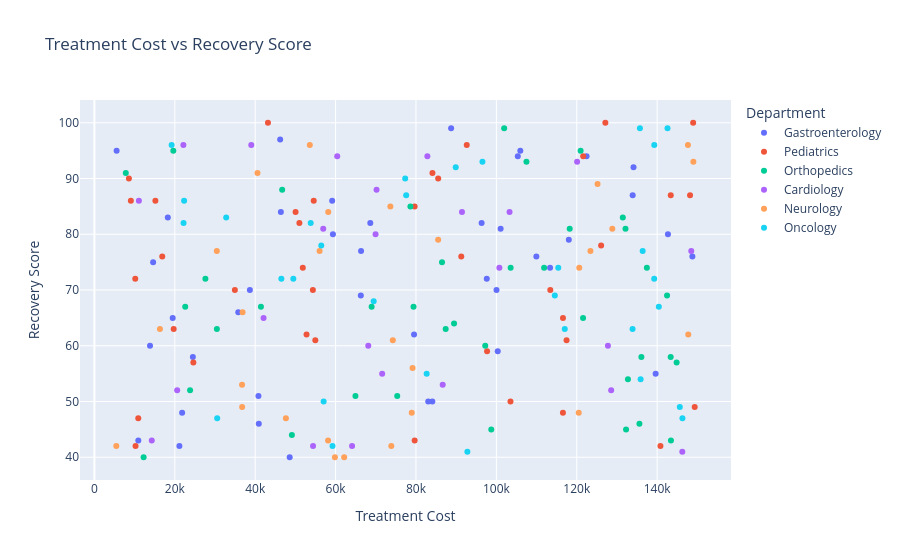

The cell this chart's notebook holds for it:
### Code cell
fig = px.scatter(
    hospital_df,
    x="Treatment Cost",
    y="Recovery Score",
    color="Department",
    hover_data=["Treatment Type", "Doctor Name"],
    title="Treatment Cost vs Recovery Score"
)
fig.show()

### Figure 1 — Plotly figure (JSON) as saved in the notebook; plotly's stock layout.template omitted (floating-point values rounded to 4 significant figures)
{"data": [{"customdata": [["Therapy", "Dr. L. Khan"], ["Observation", "Dr. L. Khan"], ["Observation", "Dr. L. Khan"], ["Surgery", "Dr. A. Sharma"], ["Surgery", "Dr. A. Sharma"], ["Surgery", "Dr. R. Singh"], ["Medication", "Dr. M. Patel"], ["Medication", "Dr. R. Singh"], ["Therapy", "Dr. A. Sharma"], ["Therapy", "Dr. L. Khan"], ["Observation", "Dr. L. Khan"], ["Observation", "Dr. L. Khan"], ["Observation", "Dr. M. Patel"], ["Surgery", "Dr. L. Khan"], ["Therapy", "Dr. T. Mehta"], ["Medication", "Dr. R. Singh"], ["Medication", "Dr. R. Singh"], ["Medication", "Dr. T. Mehta"], ["Surgery", "Dr. R. Singh"], ["Therapy", "Dr. M. Patel"], ["Observation", "Dr. T. Mehta"], ["Medication", "Dr. M. Patel"], ["Surgery", "Dr. R. Singh"], ["Surgery", "Dr. R. Singh"], ["Observation", "Dr. R. Singh"], ["Observation", "Dr. A. Sharma"], ["Observation", "Dr. T. Mehta"], ["Medication", "Dr. T. Mehta"], ["Observation", "Dr. A. Sharma"], ["Observation", "Dr. M. Patel"], ["Medication", "Dr. R. Singh"], ["Medication", "Dr. A. Sharma"], ["Medication", "Dr. A. Sharma"], ["Surgery", "Dr. R. Singh"], ["Medication", "Dr. L. Khan"], ["Surgery", "Dr. L. Khan"], ["Therapy", "Dr. A. Sharma"], ["Surgery", "Dr. M. Patel"], ["Medication", "Dr. R. Singh"], ["Surgery", "Dr. M. Patel"], ["Medication", "Dr. M. Patel"]], "hovertemplate": "Department=Gastroenterology<br>Treatment Cost=%{x}<br>Recovery Score=%{y}<br>Treatment Type=%{customdata[0]}<br>Doctor Name=%{customdata[1]}<extra></extra>", "legendgroup": "Gastroenterology", "marker": {"color": "#636efa", "symbol": "circle"}, "mode": "markers", "name": "Gastroenterology", "orientation": "v", "showlegend": true, "type": "scatter", "x": [68630.0, 79520.0, 59150.0, 59340.0, 38680.0, 35790.0, 101100.0, 48580.0, 100000.0, 105300.0, 21830.0, 46380.0, 122400.0, 66280.0, 66340.0, 113400.0, 24490.0, 142700.0, 139600.0, 134100.0, 88740.0, 10920.0, 97610.0, 106000.0, 118000.0, 100300.0, 21140.0, 148800.0, 46210.0, 133900.0, 109900.0, 40890.0, 5522.0, 14610.0, 84070.0, 83050.0, 96330.0, 18260.0, 19480.0, 13840.0, 40810.0], "xaxis": "x", "y": [82, 62, 86, 80, 70, 66, 81, 40, 70, 94, 48, 84, 94, 69, 77, 74, 58, 80, 55, 92, 99, 43, 72, 95, 79, 59, 42, 76, 97, 87, 76, 46, 95, 75, 50, 50, 82, 83, 65, 60, 51], "yaxis": "y"}, {"customdata": [["Medication", "Dr. M. Patel"], ["Therapy", "Dr. L. Khan"], ["Therapy", "Dr. L. Khan"], ["Medication", "Dr. T. Mehta"], ["Observation", "Dr. M. Patel"], ["Surgery", "Dr. T. Mehta"], ["Therapy", "Dr. A. Sharma"], ["Medication", "Dr. L. Khan"], ["Therapy", "Dr. M. Patel"], ["Therapy", "Dr. M. Patel"], ["Surgery", "Dr. T. Mehta"], ["Observation", "Dr. T. Mehta"], ["Observation", "Dr. T. Mehta"], ["Surgery", "Dr. L. Khan"], ["Therapy", "Dr. L. Khan"], ["Observation", "Dr. M. Patel"], ["Medication", "Dr. M. Patel"], ["Medication", "Dr. M. Patel"], ["Surgery", "Dr. L. Khan"], ["Therapy", "Dr. M. Patel"], ["Therapy", "Dr. L. Khan"], ["Observation", "Dr. A. Sharma"], ["Medication", "Dr. M. Patel"], ["Medication", "Dr. T. Mehta"], ["Observation", "Dr. A. Sharma"], ["Surgery", "Dr. T. Mehta"], ["Surgery", "Dr. R. Singh"], ["Observation", "Dr. M. Patel"], ["Surgery", "Dr. R. Singh"], ["Therapy", "Dr. R. Singh"], ["Observation", "Dr. T. Mehta"], ["Therapy", "Dr. A. Sharma"], ["Surgery", "Dr. R. Singh"], ["Surgery", "Dr. R. Singh"], ["Therapy", "Dr. A. Sharma"], ["Observation", "Dr. T. Mehta"], ["Observation", "Dr. T. Mehta"], ["Medication", "Dr. R. Singh"]], "hovertemplate": "Department=Pediatrics<br>Treatment Cost=%{x}<br>Recovery Score=%{y}<br>Treatment Type=%{customdata[0]}<br>Doctor Name=%{customdata[1]}<extra></extra>", "legendgroup": "Pediatrics", "marker": {"color": "#EF553B", "symbol": "circle"}, "mode": "markers", "name": "Pediatrics", "orientation": "v", "showlegend": true, "type": "scatter", "x": [10230.0, 10160.0, 103500.0, 116600.0, 148200.0, 43170.0, 51840.0, 54350.0, 143400.0, 50050.0, 9067.0, 113400.0, 149300.0, 84100.0, 127100.0, 79670.0, 19720.0, 16870.0, 8579.0, 54560.0, 85520.0, 97690.0, 34940.0, 117500.0, 91270.0, 50990.0, 149000.0, 79670.0, 121600.0, 15170.0, 116600.0, 140800.0, 10910.0, 126100.0, 24610.0, 52770.0, 54960.0, 92630.0], "xaxis": "x", "y": [42, 72, 50, 48, 87, 100, 74, 70, 87, 84, 86, 70, 49, 91, 100, 43, 63, 76, 90, 86, 90, 59, 70, 61, 76, 82, 100, 85, 94, 86, 65, 42, 47, 78, 57, 62, 61, 96], "yaxis": "y"}, {"customdata": [["Medication", "Dr. T. Mehta"], ["Medication", "Dr. L. Khan"], ["Surgery", "Dr. L. Khan"], ["Therapy", "Dr. R. Singh"], ["Surgery", "Dr. T. Mehta"], ["Surgery", "Dr. A. Sharma"], ["Therapy", "Dr. L. Khan"], ["Observation", "Dr. M. Patel"], ["Therapy", "Dr. M. Patel"], ["Therapy", "Dr. T. Mehta"], ["Therapy", "Dr. R. Singh"], ["Medication", "Dr. R. Singh"], ["Medication", "Dr. L. Khan"], ["Observation", "Dr. L. Khan"], ["Medication", "Dr. T. Mehta"], ["Surgery", "Dr. R. Singh"], ["Therapy", "Dr. T. Mehta"], ["Therapy", "Dr. L. Khan"], ["Medication", "Dr. M. Patel"], ["Observation", "Dr. L. Khan"], ["Observation", "Dr. L. Khan"], ["Surgery", "Dr. T. Mehta"], ["Medication", "Dr. T. Mehta"], ["Therapy", "Dr. R. Singh"], ["Surgery", "Dr. M. Patel"], ["Observation", "Dr. M. Patel"], ["Therapy", "Dr. T. Mehta"], ["Surgery", "Dr. L. Khan"], ["Surgery", "Dr. A. Sharma"], ["Surgery", "Dr. R. Singh"], ["Medication", "Dr. A. Sharma"], ["Medication", "Dr. M. Patel"], ["Observation", "Dr. M. Patel"], ["Medication", "Dr. L. Khan"], ["Medication", "Dr. A. Sharma"], ["Medication", "Dr. R. Singh"], ["Observation", "Dr. L. Khan"], ["Therapy", "Dr. M. Patel"]], "hovertemplate": "Department=Orthopedics<br>Treatment Cost=%{x}<br>Recovery Score=%{y}<br>Treatment Type=%{customdata[0]}<br>Doctor Name=%{customdata[1]}<extra></extra>", "legendgroup": "Orthopedics", "marker": {"color": "#00cc96", "symbol": "circle"}, "mode": "markers", "name": "Orthopedics", "orientation": "v", "showlegend": true, "type": "scatter", "x": [143400.0, 101900.0, 107500.0, 68960.0, 136100.0, 143400.0, 41430.0, 131500.0, 86480.0, 75330.0, 12240.0, 98730.0, 79390.0, 111900.0, 27610.0, 142500.0, 23800.0, 137400.0, 19630.0, 49130.0, 97230.0, 22590.0, 89470.0, 132300.0, 135600.0, 78610.0, 103500.0, 121000.0, 121600.0, 144800.0, 46710.0, 30460.0, 118200.0, 132100.0, 132700.0, 87390.0, 7805.0, 64940.0], "xaxis": "x", "y": [43, 99, 93, 67, 58, 58, 67, 83, 75, 51, 40, 45, 67, 74, 72, 69, 52, 74, 95, 44, 60, 67, 64, 45, 46, 85, 74, 95, 65, 57, 88, 63, 81, 81, 54, 63, 91, 51], "yaxis": "y"}, {"customdata": [["Medication", "Dr. A. Sharma"], ["Observation", "Dr. M. Patel"], ["Observation", "Dr. R. Singh"], ["Therapy", "Dr. T. Mehta"], ["Therapy", "Dr. M. Patel"], ["Medication", "Dr. M. Patel"], ["Surgery", "Dr. L. Khan"], ["Medication", "Dr. R. Singh"], ["Therapy", "Dr. R. Singh"], ["Therapy", "Dr. T. Mehta"], ["Surgery", "Dr. L. Khan"], ["Medication", "Dr. R. Singh"], ["Observation", "Dr. R. Singh"], ["Observation", "Dr. M. Patel"], ["Medication", "Dr. L. Khan"], ["Medication", "Dr. L. Khan"], ["Therapy", "Dr. A. Sharma"], ["Medication", "Dr. A. Sharma"], ["Observation", "Dr. L. Khan"], ["Medication", "Dr. R. Singh"], ["Therapy", "Dr. M. Patel"], ["Surgery", "Dr. A. Sharma"], ["Surgery", "Dr. R. Singh"], ["Surgery", "Dr. R. Singh"]], "hovertemplate": "Department=Cardiology<br>Treatment Cost=%{x}<br>Recovery Score=%{y}<br>Treatment Type=%{customdata[0]}<br>Doctor Name=%{customdata[1]}<extra></extra>", "legendgroup": "Cardiology", "marker": {"color": "#ab63fa", "symbol": "circle"}, "mode": "markers", "name": "Cardiology", "orientation": "v", "showlegend": true, "type": "scatter", "x": [146300.0, 54390.0, 20590.0, 103300.0, 39020.0, 120100.0, 148500.0, 42080.0, 64100.0, 11070.0, 128600.0, 100700.0, 14270.0, 91440.0, 86650.0, 71580.0, 127800.0, 60410.0, 82840.0, 70190.0, 68130.0, 22140.0, 69950.0, 56930.0], "xaxis": "x", "y": [41, 42, 52, 84, 96, 93, 77, 65, 42, 86, 52, 74, 43, 84, 53, 55, 60, 94, 94, 88, 60, 96, 80, 81], "yaxis": "y"}, {"customdata": [["Observation", "Dr. R. Singh"], ["Medication", "Dr. L. Khan"], ["Therapy", "Dr. T. Mehta"], ["Medication", "Dr. L. Khan"], ["Medication", "Dr. L. Khan"], ["Observation", "Dr. M. Patel"], ["Observation", "Dr. R. Singh"], ["Medication", "Dr. L. Khan"], ["Medication", "Dr. T. Mehta"], ["Observation", "Dr. L. Khan"], ["Surgery", "Dr. L. Khan"], ["Medication", "Dr. A. Sharma"], ["Therapy", "Dr. T. Mehta"], ["Surgery", "Dr. R. Singh"], ["Observation", "Dr. R. Singh"], ["Medication", "Dr. T. Mehta"], ["Therapy", "Dr. T. Mehta"], ["Observation", "Dr. M. Patel"], ["Therapy", "Dr. M. Patel"], ["Surgery", "Dr. M. Patel"], ["Therapy", "Dr. R. Singh"], ["Observation", "Dr. L. Khan"], ["Observation", "Dr. R. Singh"], ["Surgery", "Dr. M. Patel"], ["Therapy", "Dr. T. Mehta"], ["Therapy", "Dr. L. Khan"], ["Observation", "Dr. L. Khan"], ["Medication", "Dr. M. Patel"]], "hovertemplate": "Department=Neurology<br>Treatment Cost=%{x}<br>Recovery Score=%{y}<br>Treatment Type=%{customdata[0]}<br>Doctor Name=%{customdata[1]}<extra></extra>", "legendgroup": "Neurology", "marker": {"color": "#FFA15A", "symbol": "circle"}, "mode": "markers", "name": "Neurology", "orientation": "v", "showlegend": true, "type": "scatter", "x": [30450.0, 125200.0, 47640.0, 78950.0, 73860.0, 59830.0, 5445.0, 74240.0, 147700.0, 16300.0, 120500.0, 36730.0, 147700.0, 128800.0, 73630.0, 79150.0, 58130.0, 36750.0, 85520.0, 40570.0, 62130.0, 120600.0, 58170.0, 56020.0, 123400.0, 36860.0, 149000.0, 53590.0], "xaxis": "x", "y": [77, 89, 47, 48, 42, 40, 42, 61, 96, 63, 48, 53, 62, 81, 85, 56, 43, 49, 79, 91, 40, 74, 84, 77, 77, 66, 93, 96], "yaxis": "y"}, {"customdata": [["Medication", "Dr. T. Mehta"], ["Therapy", "Dr. T. Mehta"], ["Therapy", "Dr. A. Sharma"], ["Therapy", "Dr. R. Singh"], ["Medication", "Dr. L. Khan"], ["Therapy", "Dr. R. Singh"], ["Observation", "Dr. A. Sharma"], ["Observation", "Dr. M. Patel"], ["Surgery", "Dr. M. Patel"], ["Surgery", "Dr. L. Khan"], ["Therapy", "Dr. R. Singh"], ["Medication", "Dr. A. Sharma"], ["Therapy", "Dr. M. Patel"], ["Observation", "Dr. T. Mehta"], ["Therapy", "Dr. T. Mehta"], ["Surgery", "Dr. L. Khan"], ["Surgery", "Dr. T. Mehta"], ["Therapy", "Dr. A. Sharma"], ["Surgery", "Dr. R. Singh"], ["Therapy", "Dr. A. Sharma"], ["Medication", "Dr. M. Patel"], ["Medication", "Dr. A. Sharma"], ["Surgery", "Dr. A. Sharma"], ["Medication", "Dr. R. Singh"], ["Surgery", "Dr. R. Singh"], ["Surgery", "Dr. L. Khan"], ["Observation", "Dr. L. Khan"], ["Observation", "Dr. T. Mehta"], ["Therapy", "Dr. A. Sharma"], ["Surgery", "Dr. R. Singh"], ["Surgery", "Dr. T. Mehta"]], "hovertemplate": "Department=Oncology<br>Treatment Cost=%{x}<br>Recovery Score=%{y}<br>Treatment Type=%{customdata[0]}<br>Doctor Name=%{customdata[1]}<extra></extra>", "legendgroup": "Oncology", "marker": {"color": "#19d3f3", "symbol": "circle"}, "mode": "markers", "name": "Oncology", "orientation": "v", "showlegend": true, "type": "scatter", "x": [135900.0, 142600.0, 30550.0, 89890.0, 140400.0, 77560.0, 53810.0, 133900.0, 22180.0, 117000.0, 69470.0, 82660.0, 22310.0, 146300.0, 115400.0, 77310.0, 135700.0, 46510.0, 59240.0, 32780.0, 139300.0, 136400.0, 139300.0, 96530.0, 92790.0, 49490.0, 19210.0, 114500.0, 56440.0, 57030.0, 145600.0], "xaxis": "x", "y": [54, 99, 47, 92, 67, 87, 82, 63, 82, 63, 68, 55, 86, 47, 74, 90, 99, 72, 42, 83, 72, 77, 96, 93, 41, 72, 96, 69, 78, 50, 49], "yaxis": "y"}], "layout": {"legend": {"title": {"text": "Department"}, "tracegroupgap": 0}, "title": {"text": "Treatment Cost vs Recovery Score"}, "xaxis": {"anchor": "y", "domain": [0, 1], "title": {"text": "Treatment Cost"}}, "yaxis": {"anchor": "x", "domain": [0, 1], "title": {"text": "Recovery Score"}}}}
